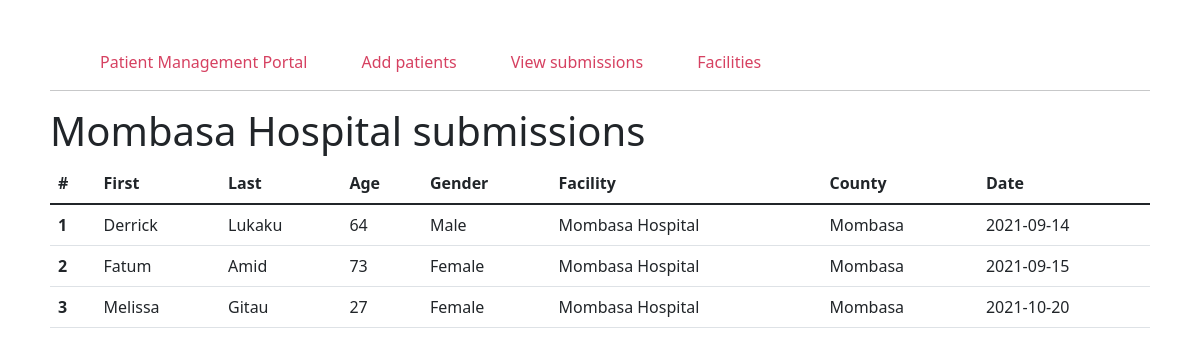
The app's page /Mombasa Hospital/summary with its own data.
### tables this page shows
CREATE TABLE patient_registration (
    id INTEGER PRIMARY KEY AUTOINCREMENT,
    created TIMESTAMP NOT NULL DEFAULT CURRENT_TIMESTAMP,
    first_name TEXT NOT NULL,
    last_name TEXT NOT NULL,
    gender TEXT NOT NULL,
    age INTEGER NOT NULL,
    facility TEXT NOT NULL,
    county TEXT NOT NULL,
    reg_date DATE NOT NULL,
    reg_month TEXT NOT NULL,
    reg_year TEXT NOT NULL
);

### Management_Portal/routes.py (the view)
@routes_blueprint.route('/<facility>/summary', methods=["GET", "POST"])
def summary(facility):
    conn = get_db_connection()
    facility_summary = conn.execute('SELECT * FROM patient_registration WHERE facility = ?', [facility]).fetchall()
    conn.close()
    num = 0
    summary = []
    for row in facility_summary:
        num += 1
        summ_obj = {}
        summ_obj['number'] = num
        summ_obj['first'] = row[2]
        summ_obj['last'] = row[3]
        summ_obj['gender'] = row[4]
        summ_obj['age'] = row[5]
        summ_obj['facility'] = row[6]
        summ_obj['county'] = row[7]
        summ_obj['reg_date'] = row[8]
        summary.append(summ_obj)
    return render_template('summary.html', facility=facility, summary=summary)

### Management_Portal/routes.py (called while the page is built)
def get_db_connection():
    conn = sqlite3.connect('patient_reg.db')
    conn.row_factory = sqlite3.Row
    return conn

### Management_Portal/templates/summary.html
{% extends 'base.html' %}
{% block content %}
    <h1> {{facility}} submissions</h1>
        <table class="table" id="submissions">
        <thead>
            <tr>
                <th scope="col">#</th>
                <th scope="col">First</th>
                <th scope="col">Last</th>
                <th scope="col">Age</th>
                <th scope="col">Gender</th>
                <th scope="col">Facility</th>
                <th scope="col">County</th>
                <th scope="col">Date</th>
            </tr>
        </thead>
        <tbody>
            {% for data in summary %}
                <tr>
                    <th scope="row">{{ data['number'] }}</th>
                    <td>{{ data['first'] }}</td>
                    <td>{{ data['last'] }}</td>
                    <td>{{ data['age'] }}</td>
                    <td>{{ data['gender'] }}</td>
                    <td>{{ data['facility'][0:40] }}</td>
                    <td>{{ data['county'] }}</td>
                    <td>{{ data['reg_date'] }}</td>
                </tr>
            {% endfor %}
        </tbody>
    </table>
{% endblock %}

### Management_Portal/static/css/style.css (style rules this page uses)
body { padding:50px }

### records on screen
patient_registration: number "1", first "Derrick", last "Lukaku", age "64", gender "Male", facility "Mombasa Hospital", county "Mombasa", reg_date "2021-09-14"
patient_registration: number "2", first "Fatum", last "Amid", age "73", gender "Female", facility "Mombasa Hospital", county "Mombasa", reg_date "2021-09-15"
patient_registration: number "3", first "Melissa", last "Gitau", age "27", gender "Female", facility "Mombasa Hospital", county "Mombasa", reg_date "2021-10-20"

### other values on screen
{{ facility }} "Mombasa Hospital"
